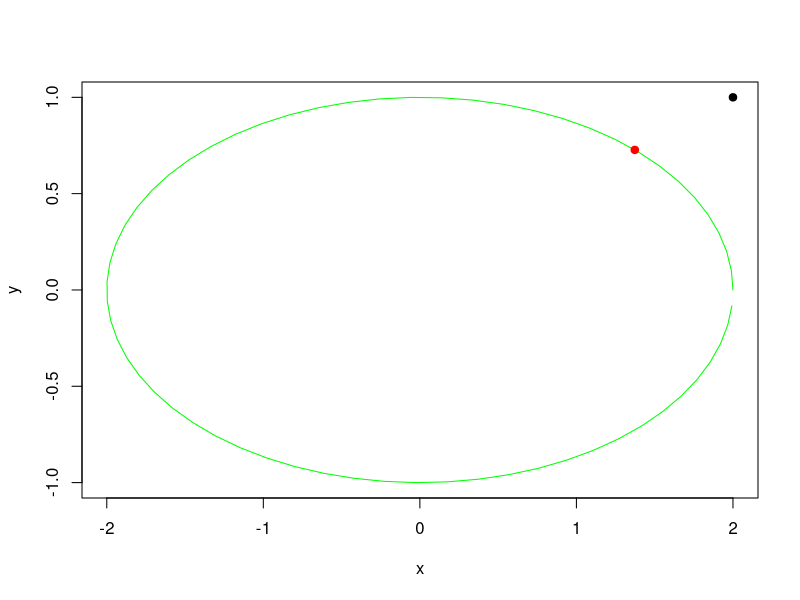

This figure's R source:
f<-function(x){
  return(sqrt((2-(2*cospi(x)))**2+(1-sinpi(x))**2))
}
df<-function(x)
{
  return(((4*sinpi(x) )- (((3*sinpi(x)) +1)*cospi(x)))/(sqrt((sinpi(x) * sinpi(x))-(2*sinpi(x))+(4*(cospi(x) * cospi(x)))-(8*cospi(x))+5)))
}
dat<- data.frame(t=seq(0, 2*pi, by=0.1) )
xhrt <- function(t) 2*cos(t)
yhrt <- function(t) sin(t)
dat$y=yhrt(dat$t)
dat$x=xhrt(dat$t)
with(dat, plot(x,y, type="l",col="Green"))
newton<-function(f,df,E,xo)
{
  k=0
  repeat{
    c=f(xo)/df(xo)
    x1=xo-c
    dx=abs(c)
    xo=x1
    k=k+1
    if(dx<E ||k>100)
      break;
  }
  y1<-sin(x1)
  cat("# de iteraciones: ",k," El valor de xmax: ",format(x1,nsmall = 4),"rad, f(x): ",f(x1), ",Error Estimado: ", c)
  cat("\nEl punto es: (",format(2*cos(x1),nsmall = 4),",",format(y1,nsmall = 4),", 0.0000)\n")
  points(x=2,y=1,pch=19)
  points(x=2*cos(x1),y=y1,pch=19,col="Red")
}
newton(f,df,0.0001,1)